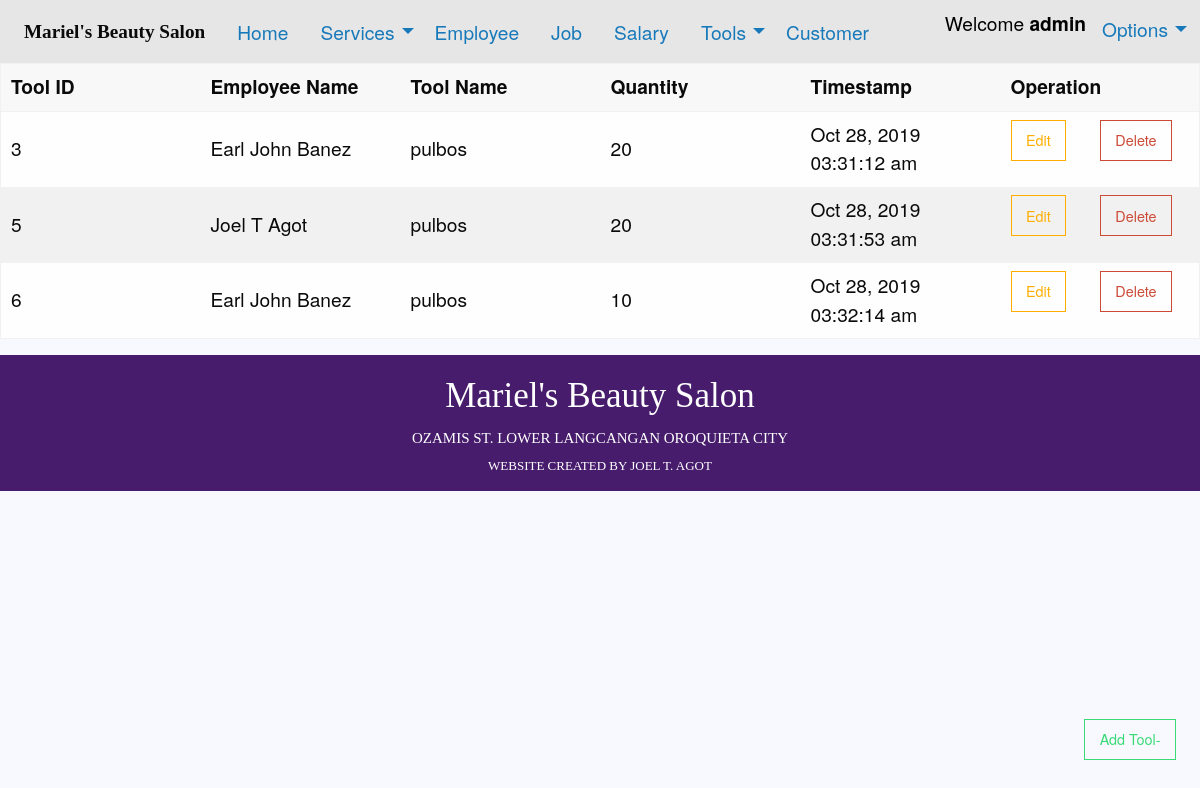
Screenshot of /tools_emp.php (signed in) with the database file from the repository.
### tables this page shows
CREATE TABLE `tools_employee` (
  `tool_id` int(10) NOT NULL,
  `tool_empID` int(11) NOT NULL,
  `id_no` int(11) DEFAULT NULL,
  `quantity` int(10) DEFAULT NULL,
  `timestamp` timestamp NOT NULL DEFAULT current_timestamp() ON UPDATE current_timestamp()
);

CREATE TABLE `tools_item` (
  `id_no` int(11) NOT NULL,
  `timestamp` timestamp NOT NULL DEFAULT current_timestamp() ON UPDATE current_timestamp(),
  `description` text NOT NULL,
  `amount` int(10) NOT NULL,
  `quantity` int(10) NOT NULL,
  `unit` varchar(100) NOT NULL
);

### tools_emp.php (the view, shortened to what this page needs)
<!doctype html>
<html class="no-js" lang="en" dir="ltr">
<head>
  <?php include('assets/style.php') ?>
</head>
<body>
  <?php include('assets/topbar_index.php') ?>
  <table>
    <thead>
      <tr>
        <th width="200">Tool ID</th>
        <th width="200">Employee Name</th>
        <th width="200">Tool Name</th>
        <th width="200">Quantity</th>
        <th width="200">Timestamp</th>
        <th colspan="2" ="200">Operation</th>
      </tr>
    </thead>
    <tbody>
      <?php
        $conn = mysqli_connect("localhost", "root", "", "beautysalon");
        $sql = "
          SELECT
          tools_item.id_no as id_no,
          tools_employee.tool_id,
          CONCAT(
              employee.FirstName,
              ' ',
              employee.MiddleName,
              ' ',
              employee.LastName
          ) AS 'Employee Name',
          tools_item.description AS 'tool name',
          tools_employee.quantity,
          tools_employee.timestamp
          FROM
              employee,
              tools_item,
              tools_employee
          WHERE
              tools_employee.tool_empID = employee.EmployeeID AND tools_employee.id_no = tools_item.id_no
        ";
        $result = $conn->query($sql);
        if ($result->num_rows > 0):
          while($row = $result->fetch_assoc()):
      ?>
        <tr>
          <td><?php echo $row["tool_id"]; ?></td>
          <td><?php echo $row["Employee Name"]; ?></td>
          <td><?php echo $row["tool name"]; ?></td>
          <td><?php echo $row["quantity"]; ?></td>
          <td><?php echo date_format(date_create($row["timestamp"]),'M d, Y h:i:s a'); ?></td>
          <td><a name='edit' href='update_tools_employee.php?tool_id=<?php echo $row["tool_id"];?>' class='button hollow warning'>Edit</a></td>
          <td> <a onclick="confirm('Do you want to delete this data?')" href='delete_tools_emp.php?tool_id=<?php echo $row["tool_id"];?>&id_no=<?php echo $row["id_no"]; ?>' class='button hollow alert'>Delete</a></td>
        </tr>
      <?php
          endwhile;
        endif;
      ?>
    </tbody>
  </table>
  <a type="button" href="create_tools_employee.php" class="button hollow success"
    style="position: absolute;right: 2%;bottom: 3%">Add Tool-</a>
  <?php include('assets/down-bar_index.php') ?>
</body>
</html>

### foundation/css/app.css (style rules this page uses)
* { margin: 0px; padding: 0px; }
body { font-size: 120%; background: #F8F8FF; }

### rows the page displays
tools_employee: tool_id "3", Employee "Earl John Banez", id_no.description "pulbos", quantity "20", timestamp "Oct 28, 2019 03:31:12 am"
tools_employee: tool_id "5", Employee "Joel T Agot", id_no.description "pulbos", quantity "20", timestamp "Oct 28, 2019 03:31:53 am"
tools_employee: tool_id "6", Employee "Earl John Banez", id_no.description "pulbos", quantity "10", timestamp "Oct 28, 2019 03:32:14 am"

### other values shown
$_SESSION['username'] "admin"
